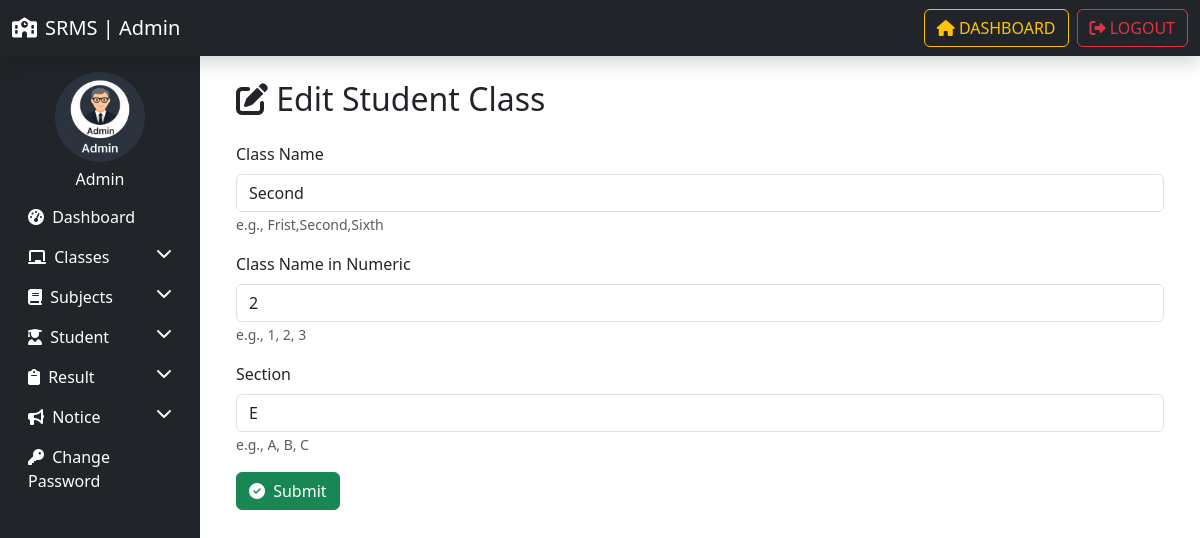
Screenshot of /edit_class/8 (signed in) with the database file from the repository.
### resultapp/models.py (models this page shows, shortened)
class Class(models.Model):
    class_name = models.CharField(max_length=50)
    class_numeric = models.IntegerField()
    section = models.CharField(max_length=10)
    creation_date=models.DateTimeField(auto_now_add=True)
    updation_date=models.DateTimeField(auto_now=True)

### resultapp/views.py (the view, shortened to what this page needs)
# urls.py: path('edit_class/<int:class_id>', edit_class, name='edit_class'),
@login_required
def edit_class(request,class_id):
    class_obj=get_object_or_404(Class,id=class_id)
    return render(request, "edit_class.html",locals())

### resultapp/templates/edit_class.html (shortened to what this page needs)
{% extends "admin_base.html" %} {% load static %} {% block content %}
<div class="container">
  <h2 class="mb-4"><i class="fas fa-edit"></i> Edit Student Class</h2>
  <form method="POST">
    <div class="mb-3">
      <label for="classname" class="form-label">Class Name</label>
      <input
        type="text"
        class="form-control"
        id="classname"
        name="classname"
        required
        placeholder="Enter Class Name"
        value="{{class_obj.class_name}}"
      />
      <small class="text-muted">e.g., Frist,Second,Sixth</small>
    </div>
    <div class="mb-3">
      <label for="classnamenumeric" class="form-label"
        >Class Name in Numeric</label
      >
      <input
        type="text"
        class="form-control"
        id="classnamenumeric"
        name="classnamenumeric"
        required
        placeholder="Enter Class Name in Numeric"
        value="{{class_obj.class_numeric}}"
      />
      <small class="text-muted">e.g., 1, 2, 3</small>
    </div>
    <div class="mb-3">
      <label for="section" class="form-label">Section</label>
      <input
        type="text"
        class="form-control"
        id="section"
        name="section"
        required
        placeholder="Enter Section"
        value="{{class_obj.section}}"
      />
      <small class="text-muted">e.g., A, B, C</small>
    </div>
    <button type="submit" class="btn btn-success">
      <i class="fas fa-check-circle me-1"></i> Submit
    </button>
  </form>
</div>
{% endblock content %}

### rows the page displays
Class: classname "Second", classnamenumeric "2", section "E"
